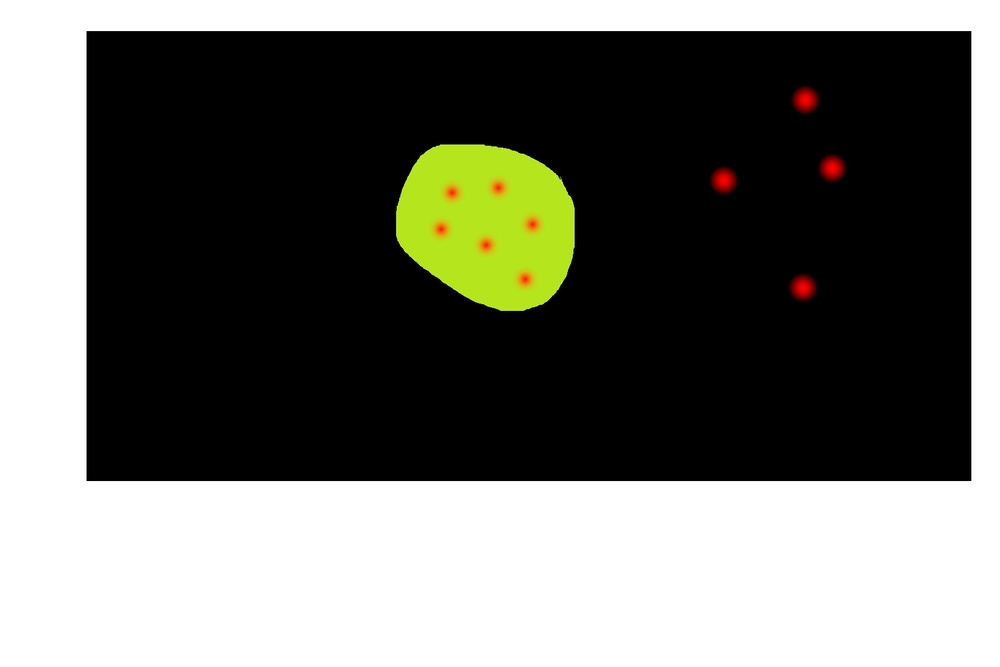
#> input picture reciever/green_red.jpg, 1000 x 667 px, shrunk from 1641 x 1094 before the run
$ python opencv_test.py --encoding morse green_red.jpg
#> lines starting #> are read from the running program, lines starting #| are printed output that depends on the picture; after the words box and inside, x2 and y2 are one past the last pixel; in counts of white or black regions, pixels touching at a corner belong together
import cv2 as cv
import numpy as np
import sys
import logging
import argparse

# debugging and logging constants
NAMED_WINDOW    = "w1"
LOGGING_LEVEL   = logging.DEBUG

# commandline args, constants for cropped
CROP    = False
X1      = 0
Y1      = 0
X2      = 0
Y2      = 0

# commandline args, constance for encoding
ENCODING    = ""
DOT         = 100
DASH        = 300
SPACE       = 500

square = np.array( [[1,1,1],[1,1,1],[1,1,1]] )

def parse_cli_args() -> argparse.Namespace:
    """
    description:
        process commandline arguments,
        check -h for help
    returns:
        the namespace created by argparse
    """
    # init parses and add arguments
    parser = argparse.ArgumentParser( description="Process arguments" )
    parser.add_argument( '-c', '--crop', nargs=4, \
                         metavar='N', type=int, \
                         help="x y dx dy -> crop image bounded by (x+dx,y+dy)")
    parser.add_argument( '-e', '--encoding', required=True, \
                         choices=['morse', 'ascii'] )
    parser.add_argument( 'filepath' )

    # process arguments and populate relevant flags
    parsed      = parser.parse_args()
    ENCODING    = parsed.encoding
    FILEPATH    = parsed.filepath
    if( parsed.crop != None ):
        CROP    = True
    return parsed

def mahalanobis(x=None, data=None, cov=None):
    x_mu = x - np.mean(data)
    if not cov:
        cov = np.cov(data.values.T)
    inv_covmat = np.linalg.inv(cov)
    left = np.dot(x_mu, inv_covmat)
    mahal = np.dot(left, x_mu.T)
    return mahal.diagonal()

def multi_dil(im, num, element=square):
    for i in range(num):
        im = skm.dilation(im, element)
    return im

def multi_ero(im, num, element=square):
    for i in range(num):
        im = skm.erosion(im, element)
    return im

def main():
    # get image and filter noise
    img = cv.imread( args.filepath )
#> img is the input picture: shape (667, 1000, 3); mean B, G, R 103.9, 110.7, 109.8
    blur = cv.GaussianBlur( img, (3,3), 0 )
    if( logging.root.level <= logging.DEBUG ):
        cv.imshow("Display window", blur )
        cv.waitKey( 0 )

    # split image into rgb channels
    b, g, r = cv.split( blur )
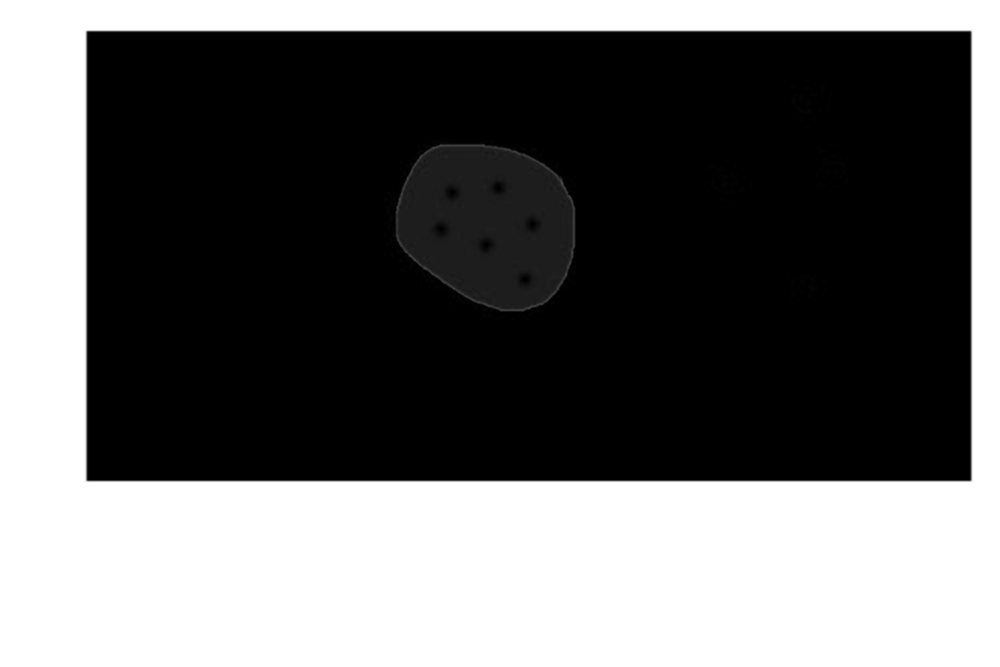
#> b: shape (667, 1000); min 0, max 255, mean 103.9
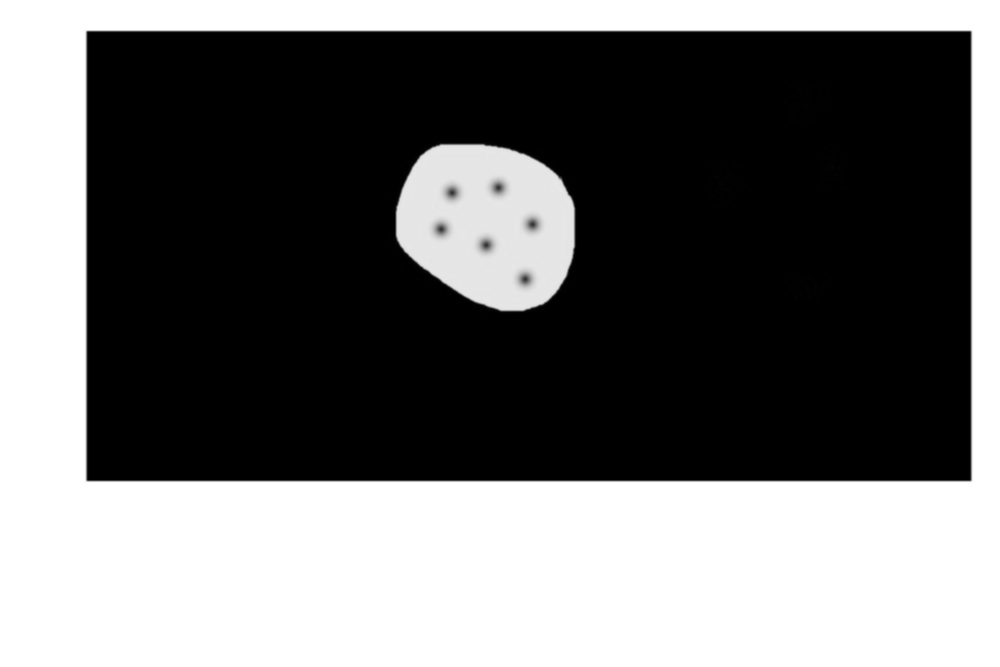
#> g: shape (667, 1000); min 0, max 255, mean 110.7
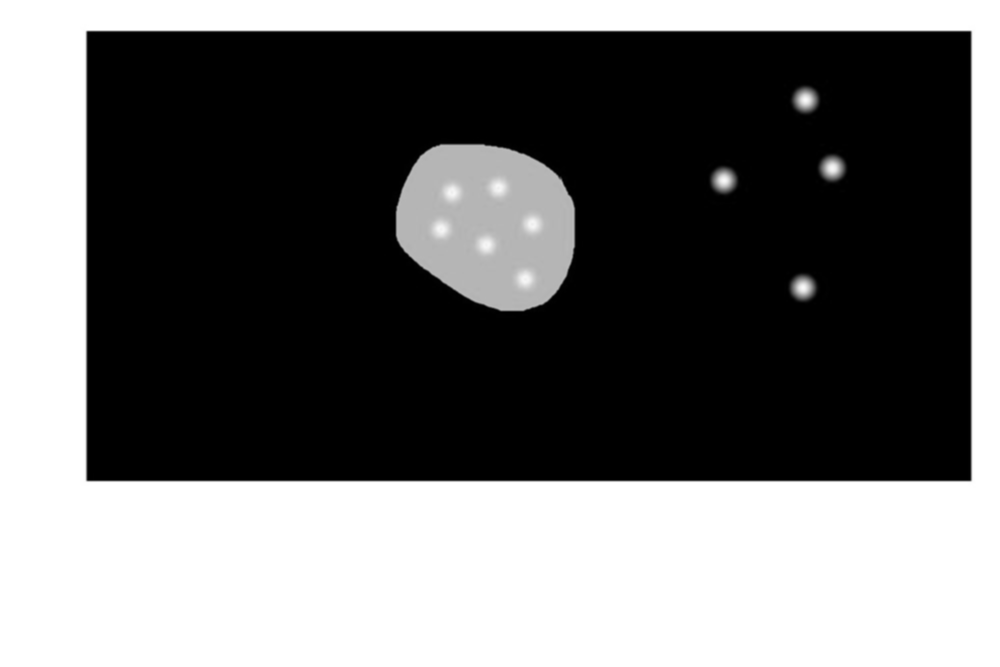
#> r: shape (667, 1000); min 0, max 255, mean 109.8
    if( logging.root.level <= logging.DEBUG ):
        cv.imshow( "Display window", g )
        k = cv.waitKey( 0 )
#> (key q is pressed here)

    # binarize (turn into black and white) the green channel
    ret3,th3 = cv.threshold( g ,0,255,cv.THRESH_BINARY+cv.THRESH_OTSU)
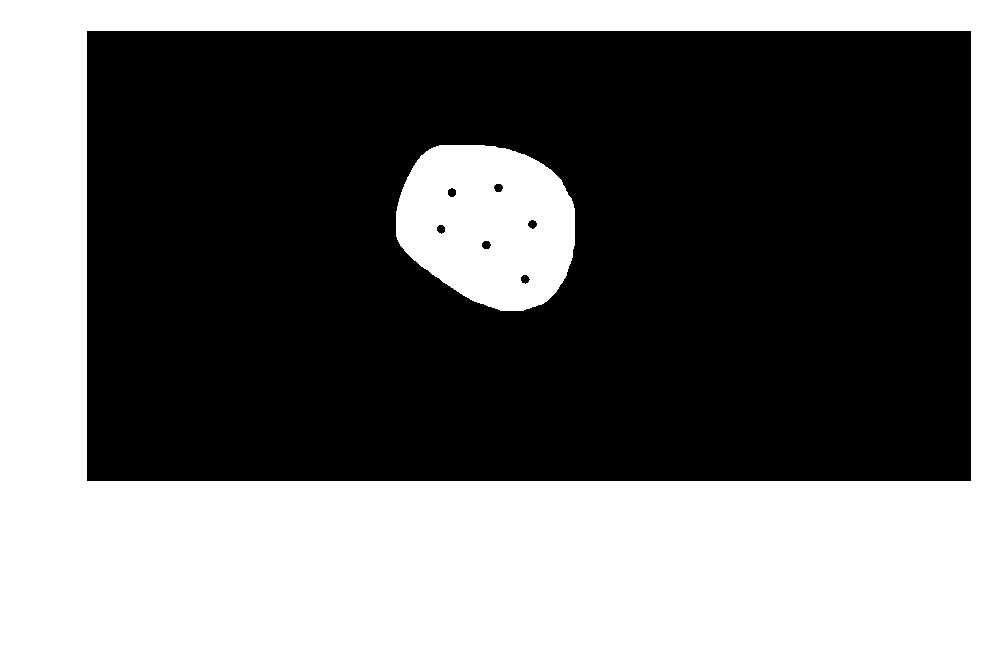
#> th3: shape (667, 1000); 43.8% white; 2 white regions, box (x1, y1, x2, y2) and area: (0, 0, 1000, 667) 269200, (396, 145, 575, 311) 23010
#> ret3 = 126
    if( logging.root.level <= logging.DEBUG ):
        cv.imshow( "Display window", th3 )
        k = cv.waitKey( 0 )
#> (key q is pressed here)

    # connected component analysis
    connectivity = 4
    output = cv.connectedComponentsWithStats( th3, connectivity, cv.CV_32S )
    logging.debug( output[1] )

    # detect edges
    edged = cv.Canny(th3, 30, 200)
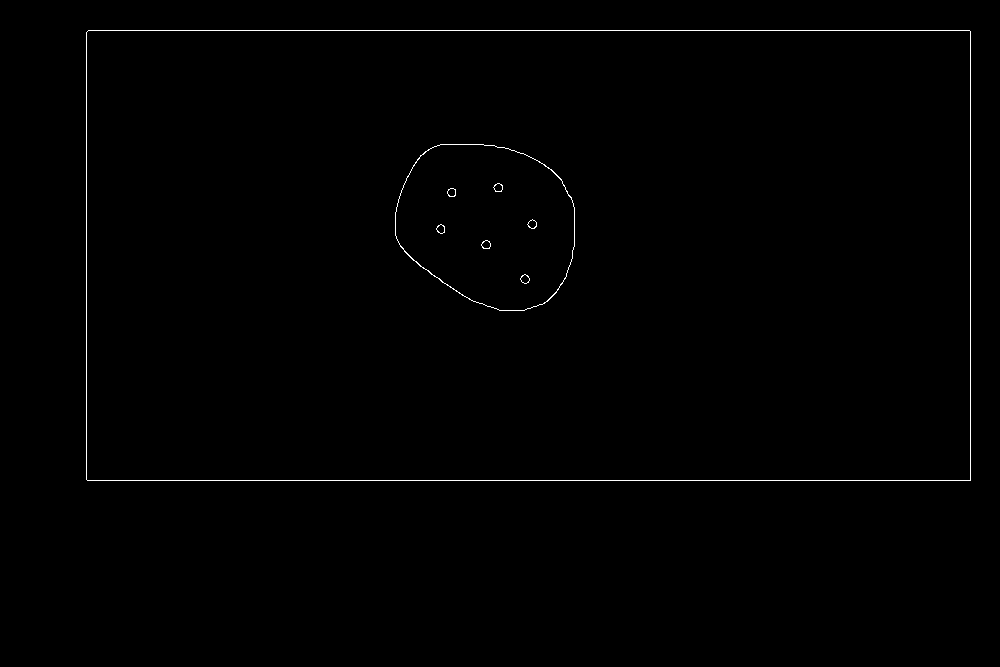
#> edged: shape (667, 1000); 0.51% white in thin lines or dots, all inside (x1, y1, x2, y2) = (86, 30, 971, 481)
    contours, hierarchy = cv.findContours( edged,
    cv.RETR_EXTERNAL, cv.CHAIN_APPROX_NONE)
#> contours = 1 contour; box (x1, y1, x2, y2) and area: (86, 30, 971, 481) 397797
    cv.drawContours( img, contours, -1, (0,255,0), 3 )
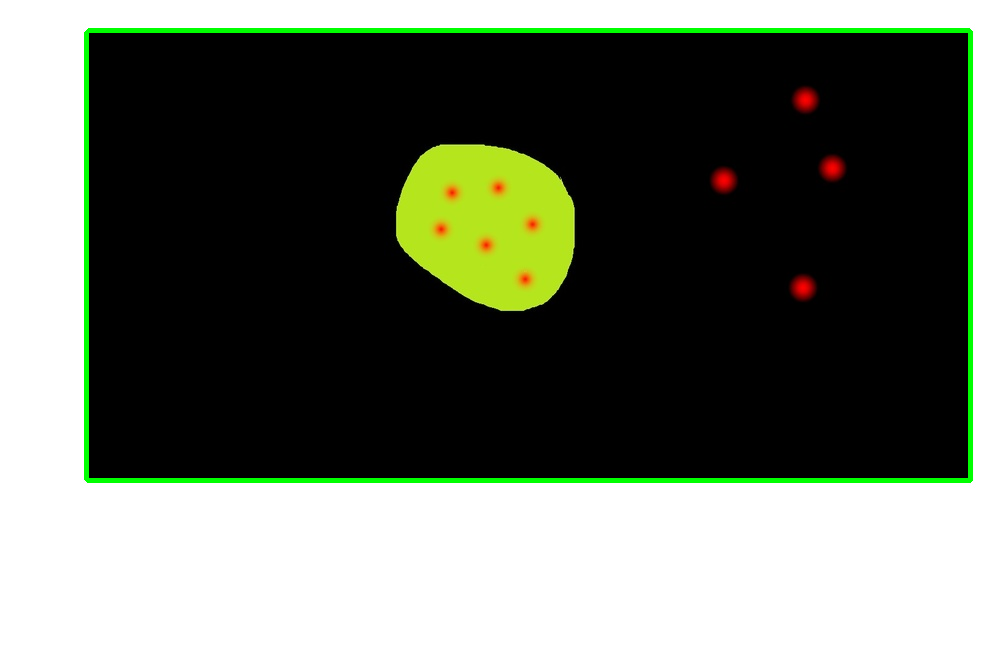
#> img: shape (667, 1000, 3); 2% of pixels changed, all inside (x1, y1, x2, y2) = (84, 28, 973, 483)
    if( logging.root.level <= logging.DEBUG ):
        cv.imshow( "edges", edged )
        cv.waitKey( 0 )
        cv.imshow( 'Contours', img )
        cv.waitKey( 0 )

    # open video
    cv.destroyAllWindows()
#> (the run stopped early here; a loop or call above may not have finished)
